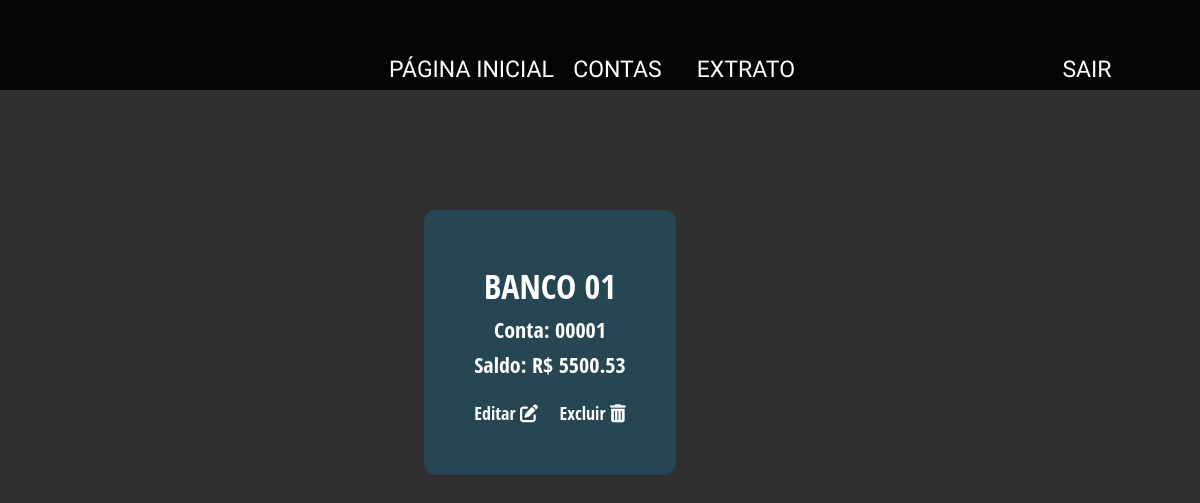
/core/accounts/, run on an earlier commit of the app's database.
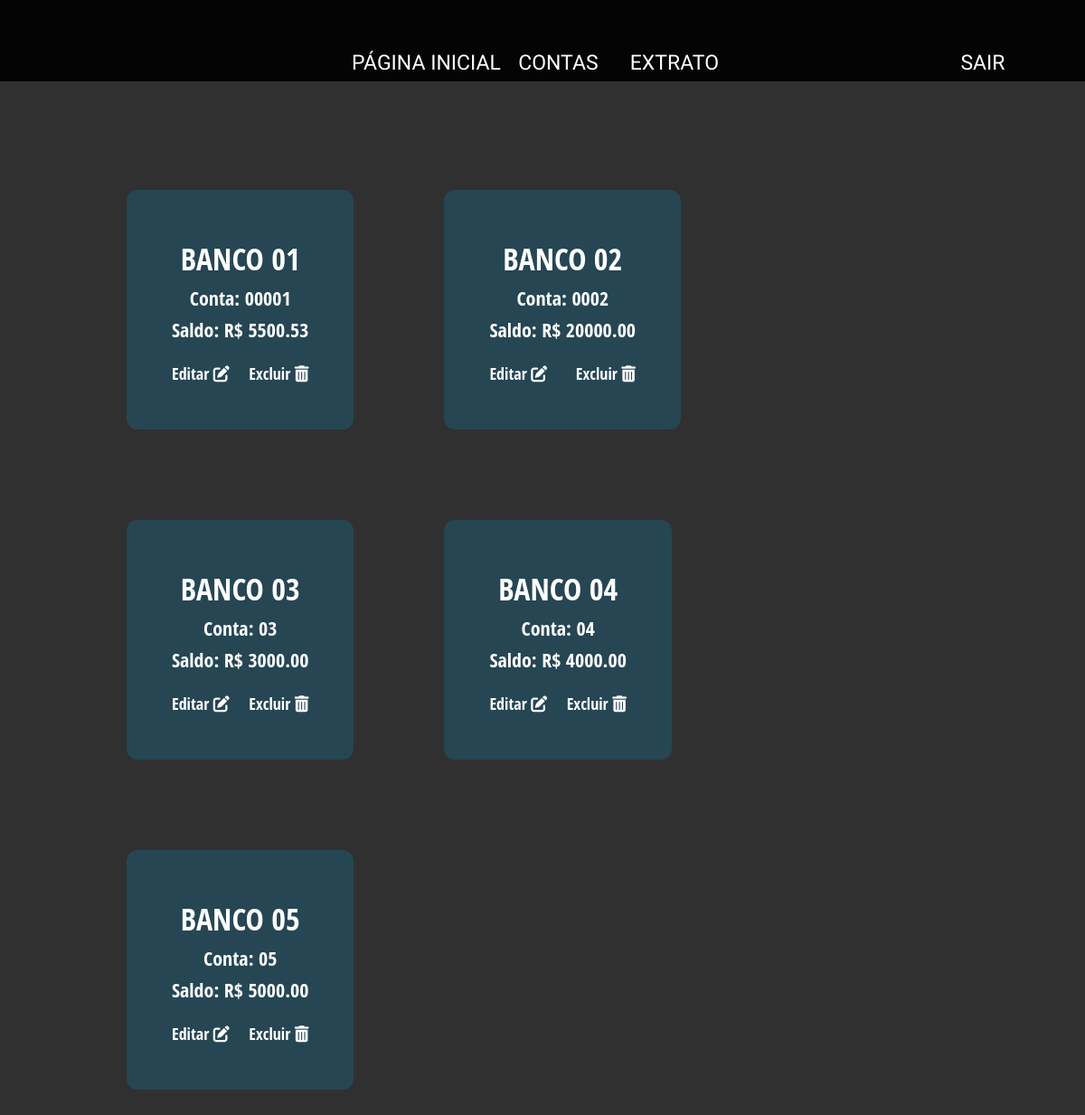
And on a later commit of the database.
### core/models.py (models this page shows, shortened)
class totalBalance(models.Model):
  account = models.CharField(max_length=8,
                             verbose_name="Conta",
                             primary_key=True)
  bank = models.CharField(max_length=100,
                          verbose_name="Banco",
                          )
  balance = models.DecimalField(max_digits=20,
                                decimal_places=2,
                                verbose_name="Saldo",
                                )
  register_date = models.DateTimeField(auto_now=True,
                                       verbose_name="Inserido em")
  class Meta:
    db_table = 'totalBalance'

### core/views.py (the view)
# urls.py: path('accounts/', views.accounts, name='accounts'),
def accounts(request):
    registered_accounts = totalBalance.objects.all()
    data = request.GET.get('account')
    if data:
        messages.warning(request, 'Você tem certeza que deseja deletar essa conta? (Essa ação é irreversível!)')
    context = {
        'accounts': registered_accounts,
        'data': data,
    }
    return render(request, 'accounts.html', context=context)

### core/templates/accounts.html (shortened to what this page needs)
{% extends "base.html" %}
{% block content %}
<div class="content">
    <div class="box">
        {% for account in accounts %}
        <div class="box-content">
            <h1>{{ account.bank }}</h1>
            <p>Conta: {{ account.account }}</p>
            <p>Saldo: R$ {{ account.balance }}</p>
            <div class="box-subcontent">
                <a href="{% url 'edit_account' account=account.account %}">
                    <span class="edit-account">
                        Editar
                        <i class="fas fa-edit"></i>
                    </span>
                </a>
                <a href="{% url 'accounts' %}?account={{ account.account }}">
                    <span class="delete-account">
                        Excluir
                        <i class="fas fa-trash-alt"></i>
                    </span>
                </a>
            </div>
        </div>
        {% endfor %}
    </div>
</div>
{% endblock %}

### core/templates/base.html (shortened to what this page needs)
<!DOCTYPE html>
<html lang="en">
  <head>
    {% load static %}
    <link rel="stylesheet" href="{% static 'css/styles.css' %}">
    {% load custom_tags %}
  </head>
  <body>
    <nav class="navbar">
      <div class="navbar-nav">
        <ul>
          <li>
            <a href="{% url 'index' %}">Página Inicial</a>
          </li>
          <li>
            <div class="dropdown">
              <button class="dropbtn">Contas</button>
            </div>
          </li>
          <li>
            <a href="">Extrato</a>
          </li>
          <li>
            <a href="">Sair</a>
          </li>
        </ul>
      </div>
    </nav>
    <div class="main">
      {% block content %} {% endblock %}
    </div>
  </body>
</html>

### core/static/css/styles.css (style rules this page uses)
* { box-sizing: border-box; text-decoration: none; padding: 0; margin: 0; }
html { font-size: 62.5%; text-decoration: none; background-color: #303030; font-family: "Open Sans Condensed"; }
a:link { text-decoration: none; }
.main { margin-top: 5rem; color: #E0E0E0; text-align: center; }

### core/static/css/navbar.css (style rules this page uses)
.navbar-nav { text-align: center; padding-top: 5rem; }
.navbar { background: #040404; }
nav ul li { display: inline-block; min-width: 13rem; margin-left: -.2rem; margin-right: -.2rem; height: 4rem; line-height: 4rem; background: transparent; transition: all .1s linear; }
nav ul li { font-family: 'Exo 2', sans-serif; font-weight: 200; font-size: 2.3rem; text-transform: uppercase; }
nav ul li a { text-decoration: none; color: #FFF; }
nav ul li:last-child { position: absolute; right: 5rem; border:0; }

### core/static/css/content.css (style rules this page uses)
.content { display: flex; justify-content: center; align-content: center; margin: 5rem 15em 5rem 5rem; text-align: center; border-radius: 2rem; color: #E0E0E0; }
.content > * { padding: 2rem; margin: 0 2rem 0 2rem; }

### core/static/css/texts.css (style rules this page uses)
h1 { font-size: 3.4rem; padding:.25rem 0 .25rem 0; text-transform: uppercase; }
p { font-size: 2.2rem; padding: .25rem 0 .25rem 0; }

### core/static/css/dropdown.css (style rules this page uses)
.dropbtn { background: #040404; font-family: 'Exo 2', sans-serif; font-weight: 200; font-size: 2.3rem; text-transform: uppercase; color: white; border: none; cursor: pointer; }
.dropdown { position: relative; display: inline-block; }

### core/static/css/card-box.css (style rules this page uses)
.box { display: flex; flex-wrap: wrap; align-content: space-between; }
.box-content { display: flex; flex-wrap: wrap; flex-direction: column; margin: 5rem; padding: 5rem; background-color: #264653; color: white; border-radius: 1.2rem; align-self: center; }
.box-subcontent { display: flex; align-content: flex-end; justify-content: space-between; position: relative; color: white; }
.box-subcontent a { font-size: 1.8rem; margin-top: 2rem; color: white; }

What changed in the data, as far as the page shows it:
added totalBalance: bank "BANCO 02", account "0002", balance "20000.00"
added totalBalance: bank "BANCO 03", account "03", balance "3000.00"
added totalBalance: bank "BANCO 04", account "04", balance "4000.00"
added totalBalance: bank "BANCO 05", account "05", balance "5000.00"
